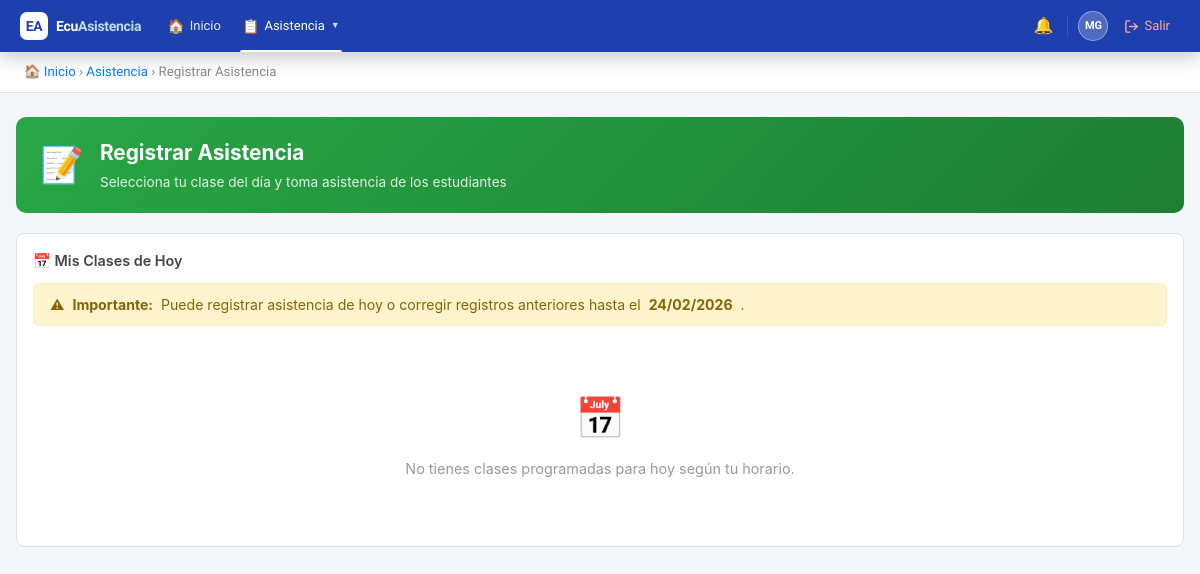
The page /public/?action=attendance_register (signed in) on the database as committed earlier.
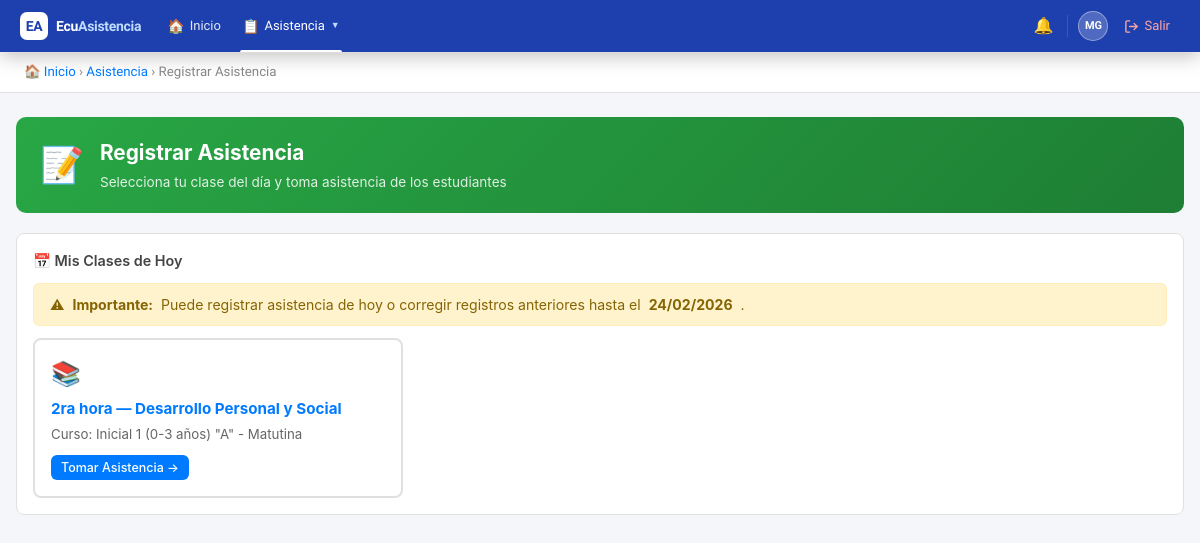
The same page on the database as committed later.
### tables this page shows
CREATE TABLE `class_schedule` (
  `id` int(11) NOT NULL AUTO_INCREMENT,
  `course_id` int(11) NOT NULL,
  `subject_id` int(11) NOT NULL,
  `teacher_id` int(11) DEFAULT NULL,
  `school_year_id` int(11) NOT NULL,
  `day_of_week` enum('lunes','martes','miercoles','jueves','viernes') NOT NULL,
  `start_time` time NOT NULL,
  `end_time` time NOT NULL,
  `period_number` int(11) DEFAULT NULL,
  `created_at` timestamp NOT NULL DEFAULT current_timestamp(),
  PRIMARY KEY (`id`),
  KEY `course_id` (`course_id`),
  KEY `subject_id` (`subject_id`),
  KEY `teacher_id` (`teacher_id`),
  KEY `school_year_id` (`school_year_id`),
  CONSTRAINT `class_schedule_ibfk_1` FOREIGN KEY (`course_id`) REFERENCES `courses` (`id`),
  CONSTRAINT `class_schedule_ibfk_2` FOREIGN KEY (`subject_id`) REFERENCES `subjects` (`id`),
  CONSTRAINT `class_schedule_ibfk_3` FOREIGN KEY (`teacher_id`) REFERENCES `users` (`id`),
  CONSTRAINT `class_schedule_ibfk_4` FOREIGN KEY (`school_year_id`) REFERENCES `school_years` (`id`)
);

CREATE TABLE `subjects` (
  `id` int(11) NOT NULL AUTO_INCREMENT,
  `institution_id` int(11) NOT NULL,
  `name` varchar(100) NOT NULL,
  `code` varchar(20) DEFAULT NULL,
  `created_at` timestamp NOT NULL DEFAULT current_timestamp(),
  `updated_at` timestamp NOT NULL DEFAULT current_timestamp() ON UPDATE current_timestamp(),
  PRIMARY KEY (`id`),
  KEY `institution_id` (`institution_id`),
  CONSTRAINT `subjects_ibfk_1` FOREIGN KEY (`institution_id`) REFERENCES `institutions` (`id`)
);

CREATE TABLE `courses` (
  `id` int(11) NOT NULL AUTO_INCREMENT,
  `institution_id` int(11) NOT NULL,
  `school_year_id` int(11) NOT NULL,
  `name` varchar(100) NOT NULL,
  `grade_level` varchar(50) DEFAULT NULL,
  `parallel` varchar(10) DEFAULT NULL,
  `shift_id` int(11) NOT NULL,
  `created_at` timestamp NOT NULL DEFAULT current_timestamp(),
  `updated_at` timestamp NOT NULL DEFAULT current_timestamp() ON UPDATE current_timestamp(),
  PRIMARY KEY (`id`),
  KEY `institution_id` (`institution_id`),
  KEY `school_year_id` (`school_year_id`),
  KEY `shift_id` (`shift_id`),
  CONSTRAINT `courses_ibfk_1` FOREIGN KEY (`institution_id`) REFERENCES `institutions` (`id`),
  CONSTRAINT `courses_ibfk_2` FOREIGN KEY (`school_year_id`) REFERENCES `school_years` (`id`),
  CONSTRAINT `courses_ibfk_3` FOREIGN KEY (`shift_id`) REFERENCES `shifts` (`id`)
);

### controllers/AttendanceController.php (called while the page is built, shortened)
<?php
require_once BASE_PATH . '/models/SchoolYear.php';
class AttendanceController {
    private $schoolYearModel;
    public function __construct() {
        $db = new Database();
        $this->schoolYearModel   = new SchoolYear($db);
    }
    public function register() {
        $activeYear = $this->schoolYearModel->getActive();
        $db = new Database();
        require_once BASE_PATH . '/models/ClassSchedule.php';
        $scheduleModel = new ClassSchedule($db);
        $todayClasses = $scheduleModel->getTeacherScheduleToday($_SESSION['user_id'], $activeYear['id']);
        include BASE_PATH . '/views/attendance/register.php';
    }
}

### config/database.php (called while the page is built)
<?php
class Database {
    private $host = 'localhost';
    private $db = 'ecuasistencia2026_db';
    private $user = 'root';
    private $pass = '';
    private $charset = 'utf8mb4';
    private $pdo;
    public function connect() {
        if ($this->pdo === null) {
            $dsn = "mysql:host={$this->host};dbname={$this->db};charset={$this->charset}";
            $options = [
                PDO::ATTR_ERRMODE => PDO::ERRMODE_EXCEPTION,
                PDO::ATTR_DEFAULT_FETCH_MODE => PDO::FETCH_ASSOC,
                PDO::ATTR_EMULATE_PREPARES => false,
            ];
            try {
                $this->pdo = new PDO($dsn, $this->user, $this->pass, $options);
            } catch (PDOException $e) {
                die('Error de conexión: ' . $e->getMessage());
            }
        }
        return $this->pdo;
    }
}

### models/SchoolYear.php (called while the page is built, shortened)
<?php
class SchoolYear {
    private $db;
    public function __construct($database) {
        $this->db = $database->connect();
    }
    public function getActive() {
        $sql = "SELECT * FROM school_years
                WHERE institution_id = :institution_id AND is_active = 1
                LIMIT 1";
        $stmt = $this->db->prepare($sql);
        $stmt->execute([':institution_id' => $_SESSION['institution_id']]);
        return $stmt->fetch();
    }
}

### models/ClassSchedule.php (called while the page is built, shortened)
<?php
class ClassSchedule {
    private $db;
    public function __construct($database) {
        $this->db = $database->connect();
    }
    public function getTeacherScheduleToday($teacherId, $schoolYearId) {
        $dayName = $this->getCurrentDayName();
        $sql = "SELECT cs.*,
                c.name as course_name,
                c.grade_level,
                s.name as subject_name
                FROM class_schedule cs
                INNER JOIN courses c ON cs.course_id = c.id
                INNER JOIN subjects s ON cs.subject_id = s.id
                WHERE cs.teacher_id = :teacher_id
                AND cs.school_year_id = :school_year_id
                AND cs.day_of_week = :day_of_week
                ORDER BY cs.period_number";
        $stmt = $this->db->prepare($sql);
        $stmt->execute([
            ':teacher_id' => $teacherId,
            ':school_year_id' => $schoolYearId,
            ':day_of_week' => $dayName
        ]);
        return $stmt->fetchAll();
    }
    private function getCurrentDayName() {
        $tz = new DateTimeZone('America/Guayaquil');
        $now = new DateTime('now', $tz);
        $dayNumber = (int)$now->format('N');
        $days = [
            1 => 'lunes',
            2 => 'martes',
            3 => 'miercoles',
            4 => 'jueves',
            5 => 'viernes',
            6 => 'sabado'
        ];
        return $days[$dayNumber] ?? 'lunes';
    }
}

### views/attendance/register.php (the view, shortened to what the changed rows need)
<!DOCTYPE html>
<html lang="es">
<head>
</head>
<body>
<?php include BASE_PATH . '/views/partials/navbar.php'; ?>
<div class="container">
    <div class="page-header green">
        <div>
            <h1>Registrar Asistencia</h1>
        </div>
    </div>
    <div class="panel">
        <?php if(empty($todayClasses)): ?>
            <div class="empty-state">
                <div class="icon">📅</div>
                <p>No tienes clases programadas para hoy según tu horario.</p>
            </div>
        <?php else: ?>
            <div id="classes-list" style="display:grid;grid-template-columns:repeat(auto-fill,minmax(280px,1fr));gap:12px;">
                <?php foreach($todayClasses as $class):
                    $jsonCourse  = json_encode($class['course_name'],  JSON_HEX_TAG | JSON_HEX_APOS);
                    $jsonSubject = json_encode($class['subject_name'],  JSON_HEX_TAG | JSON_HEX_APOS);
                ?>
                <div class="class-card" onclick='selectClass(event, <?= $class["id"] ?>, <?= $jsonCourse ?>, <?= $jsonSubject ?>, <?= $class["period_number"] ?>)'>
                    <div style="font-size:1.5rem;margin-bottom:6px;">📚</div>
                    <div style="font-weight:700;color:#007bff;font-size:0.95rem;margin-bottom:4px;">
                        <?= $class['period_number'] ?>ra hora — <?= htmlspecialchars($class['subject_name']) ?>
                    </div>
                    <div style="font-size:0.83rem;color:#666;">Curso: <?= htmlspecialchars($class['course_name']) ?></div>
                    <div style="margin-top:10px;">
                        <span class="btn btn-primary btn-sm">Tomar Asistencia →</span>
                    </div>
                </div>
                <?php endforeach; ?>
            </div>
        <?php endif; ?>
    </div>
</div>
</body>
</html>

Rows that differ between the two databases and show on the page:
added class_schedule: period_number "2", subject.name "Desarrollo Personal y Social", course.name "Inicial 1 (0-3 años) \"A\" - Matutina"
Other text that changed with them:
text no longer shown: "📅 No tienes clases programadas para hoy según tu horario."
